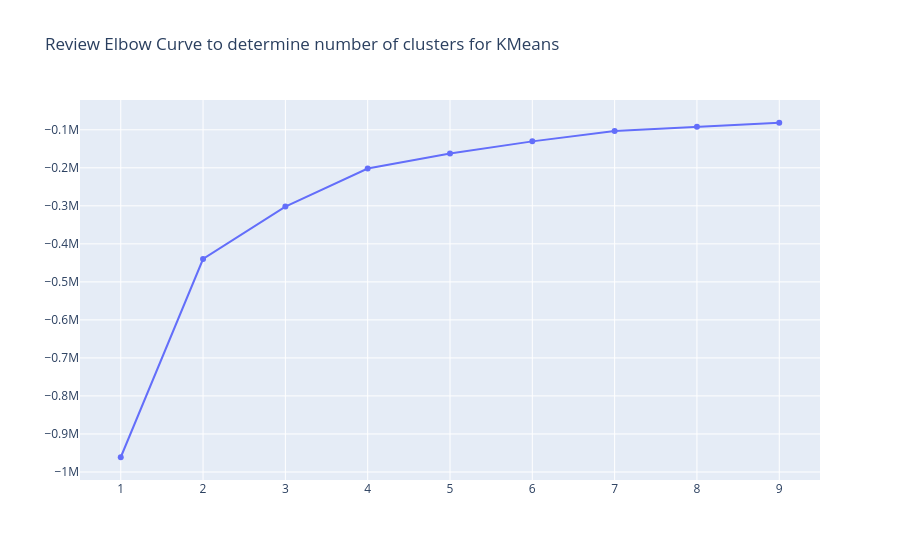

Notebook source saved alongside this figure:
### Code cell
pca = PCA(n_components=4)
XPCA = pca.fit_transform(X)
Nc = range(1,10)
kmeans = [KMeans(i) for i in Nc]
score = [kmeans[i].fit(XPCA).score(XPCA) for i in range(len(kmeans))]
data = [go.Scatter(y=score,x=list(Nc))]
layout = {'title':'Review Elbow Curve to determine number of clusters for KMeans'}
iplot({'data':data,'layout':layout})

### Figure 1 — Plotly figure (JSON) as saved in the notebook; plotly's stock layout.template omitted (floating-point values rounded to 4 significant figures)
{"data": [{"type": "scatter", "x": [1, 2, 3, 4, 5, 6, 7, 8, 9], "y": [-961300.0, -439900.0, -302000.0, -201900.0, -162100.0, -130400.0, -103300.0, -91890.0, -81450.0]}], "layout": {"title": {"text": "Review Elbow Curve to determine number of clusters for KMeans"}}}
